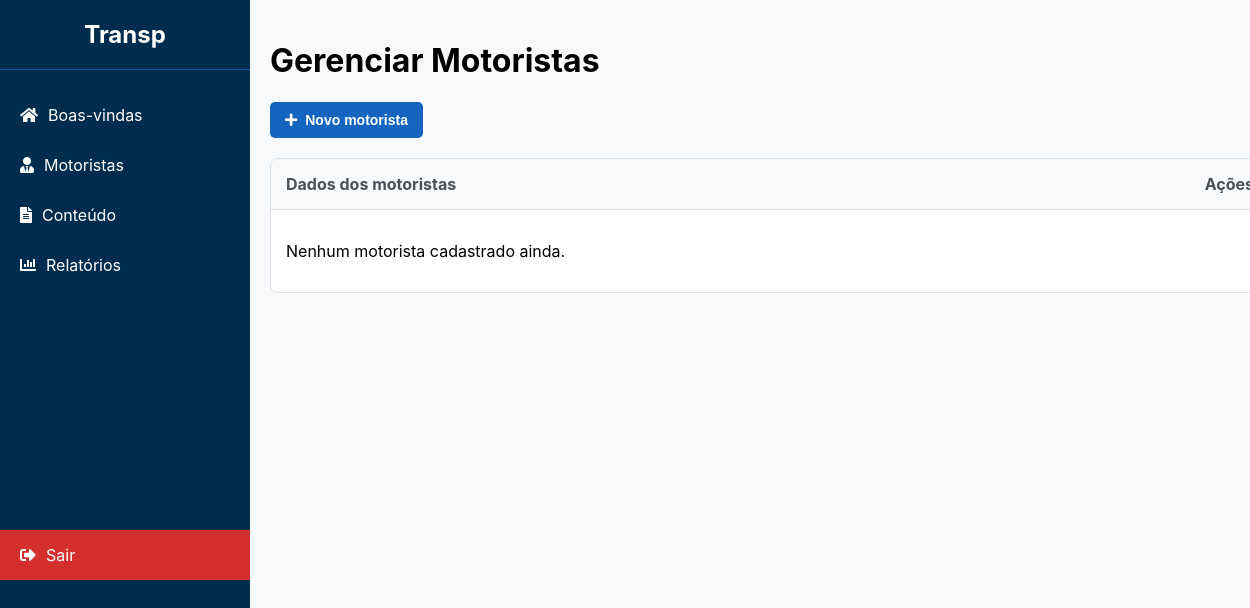
/admin/motoristas (signed in), run on an earlier commit of the app's database.
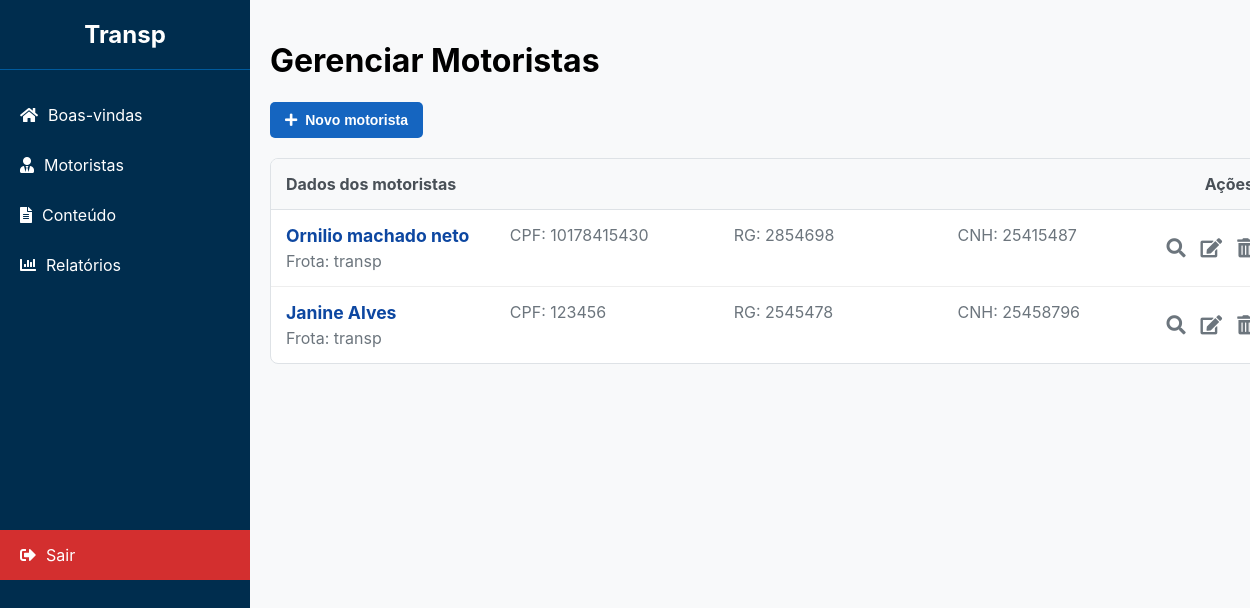
And on a later commit of the database.
### app/models.py (models this page shows)
class Motorista(db.Model):
    id = db.Column(db.Integer, primary_key=True)
    nome = db.Column(db.String(100), nullable=False)
    cpf = db.Column(db.String(14), unique=True, nullable=False)
    rg = db.Column(db.String(20), unique=True, nullable=False)
    cnh = db.Column(db.String(20), unique=True, nullable=False)
    frota = db.Column(db.String(20))
    assinaturas = db.relationship('Assinatura', backref='motorista', lazy=True)

### app/routes.py (the view)
@admin_bp.route('/motoristas')
def motoristas():
    if 'admin_user' not in session:
        return redirect(url_for('admin.login'))
    lista_motoristas = Motorista.query.all()
    return render_template('motoristas.html', motoristas=lista_motoristas)

### app/templates/motoristas.html (shortened to what this page needs)
{% extends 'base_adm.html' %}
{% block head %}
    <link rel="stylesheet" href="{{ url_for('static', filename='css/motoristas.css') }}">
{% endblock %}
{% block header %}
    Gerenciar Motoristas
{% endblock %}
{% block content %}
<div class="page-actions">
    <button class="btn-novo" onclick="toggleForm()"><i class="fas fa-plus"></i> Novo motorista</button>
</div>
<div class="motorista-list">
    <div class="list-header">
        <span>Dados dos motoristas</span>
        <span>Ações</span>
    </div>
    {% for motorista in motoristas %}
    <div class="motorista-item">
        <div class="motorista-info">
            <span class="nome">{{ motorista.nome }}</span>
            <span>CPF: {{ motorista.cpf }}</span>
            <span>RG: {{ motorista.rg }}</span>
            <span>CNH: {{ motorista.cnh }}</span>
            <span>Frota: {{ motorista.frota }}</span>
        </div>
        <div class="motorista-acoes">
            <a href="#" title="Visualizar"><i class="fas fa-search"></i></a>
            <a href="#" title="Editar"><i class="fas fa-edit"></i></a>
            <a href="#" title="Excluir"><i class="fas fa-trash-alt"></i></a>
        </div>
    </div>
    {% else %}
    <div class="motorista-item">
        <p>Nenhum motorista cadastrado ainda.</p>
    </div>
    {% endfor %}
</div>
{% endblock %}

What changed in the data, as far as the page shows it:
added Motorista: nome "Ornilio machado neto", cpf "10178415430", rg "2854698", cnh "25415487", frota "transp"
added Motorista: nome "Janine Alves", cpf "123456", rg "2545478", cnh "25458796", frota "transp"
Also different on the page:
text no longer shown: "Nenhum motorista cadastrado ainda."
